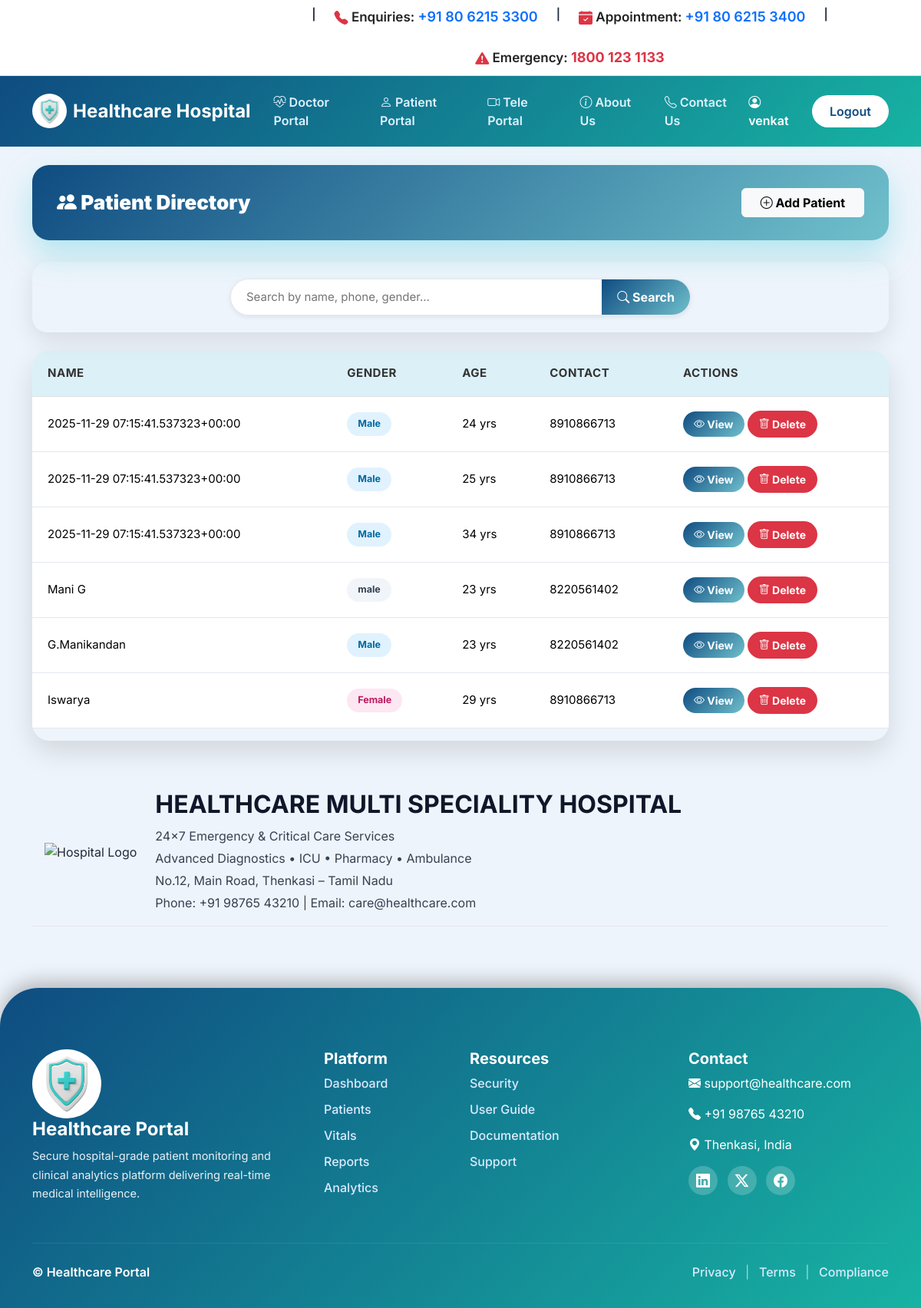
The app's page /patients/ (signed in), older data.
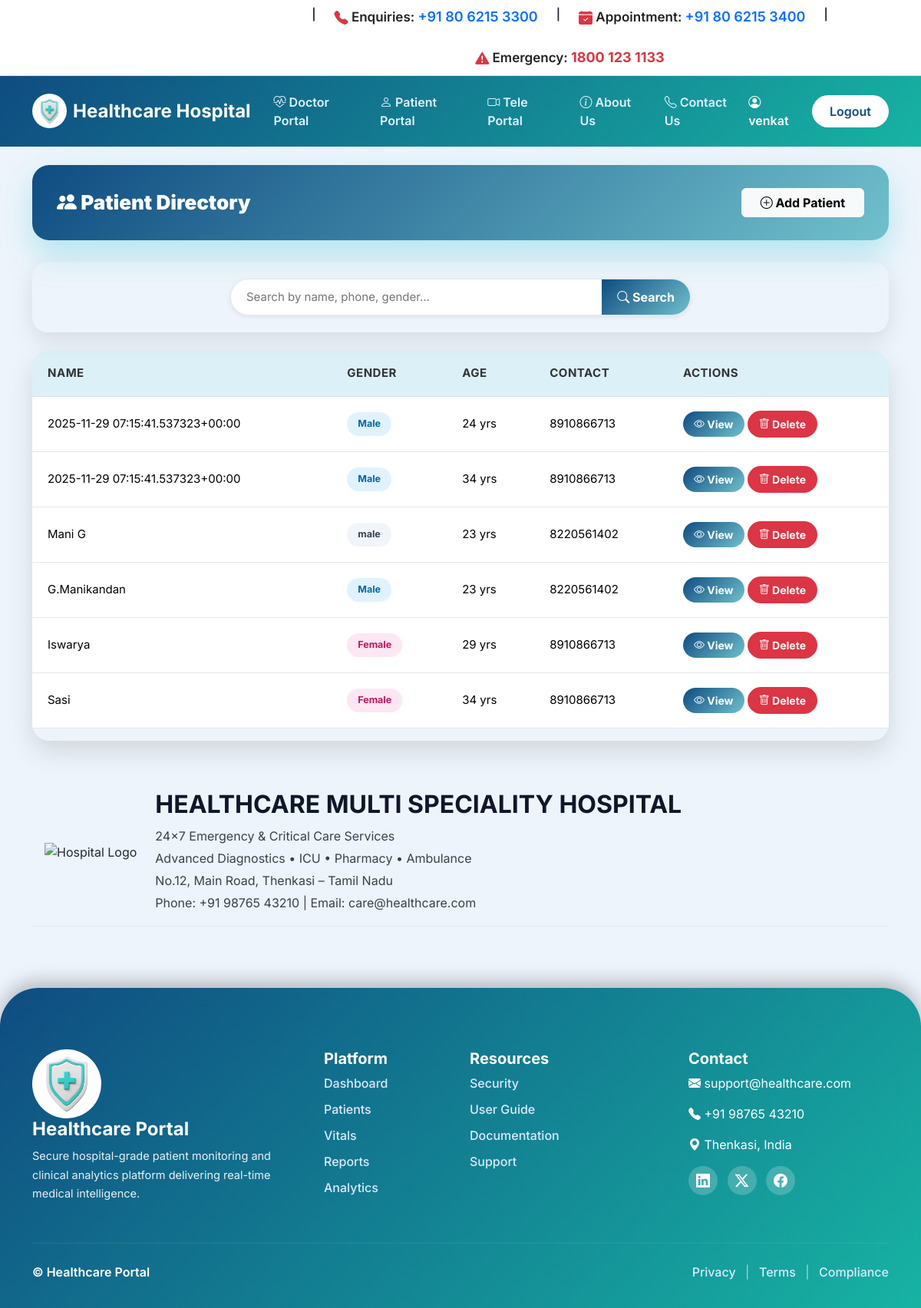
The same page, newer data.
### patients/models.py (models this page shows, shortened)
class Patient(models.Model):
    GENDER_CHOICES = [
        ('Male', 'Male'),
        ('Female', 'Female'),
        ('Other', 'Other')
    ]
    name = models.CharField(max_length=200)
    age = models.PositiveIntegerField()
    gender = models.CharField(max_length=10, choices=GENDER_CHOICES)
    contact = models.CharField(max_length=20)
    address = models.TextField()
    created_at = models.DateTimeField(default=timezone.now)

### patients/views.py (the view)
# urls.py: path('patients/', views.patient_list, name='patient_list'),
def patient_list(request):
    if not request.session.get("logged_in"):
        return redirect("login")
    search = request.GET.get("search", "")
    if search:
        patients = Patient.objects.filter(name__icontains=search) | \
                   Patient.objects.filter(contact__icontains=search) | \
                   Patient.objects.filter(gender__icontains=search)
    else:
        patients = Patient.objects.all()
    return render(request, "patient_list.html", {"patients": patients})

### patients/templates/patient_list.html (shortened to what this page needs)
{% extends "base.html" %}
{% load static %}
{% block content %}
<div class="page-header">
  <h2>
    <i class="bi bi-people-fill"></i> Patient Directory
  </h2>
  <a href="{% url 'patient_add' %}" class="btn btn-light fw-bold px-4">
    <i class="bi bi-plus-circle"></i> Add Patient
  </a>
</div>
<div class="action-bar">
  <form method="GET" class="search-wrapper">
    <input type="text"
           name="search"
           value="{{ request.GET.search }}"
           placeholder="Search by name, phone, gender...">
    <button type="submit"><i class="bi bi-search"></i> Search</button>
  </form>
</div>
<div class="table-container mt-4">
  <table class="table">
    <thead>
      <tr>
        <th>Name</th>
        <th>Gender</th>
        <th>Age</th>
        <th>Contact</th>
        <th>Actions</th>
      </tr>
    </thead>
    <tbody>
      {% for p in patients %}
      <tr>
        <td>{{ p.name }}</td>
        <td>
          {% if p.gender == 'Male' %}
            <span class="tag tag-male">Male</span>
          {% elif p.gender == 'Female' %}
            <span class="tag tag-female">Female</span>
          {% else %}
            <span class="tag tag-other">{{ p.gender }}</span>
          {% endif %}
        </td>
        <td>{{ p.age }} yrs</td>
        <td>{{ p.contact }}</td>
        <td>
          <a href="{% url 'patient_detail' p.id %}" class="btn btn-view">
            <i class="bi bi-eye"></i> View
          </a>
          <a href="{% url 'patient_delete' p.id %}"
             onclick="return confirm('Delete this patient permanently?');"
             class="btn btn-delete">
            <i class="bi bi-trash"></i> Delete
          </a>
        </td>
      </tr>
      {% empty %}
      <tr>
        <td colspan="5" class="text-center text-danger py-5">
          <i class="bi bi-exclamation-circle"></i> No Patients Found. Try adjusting your search or add a new patient.
        </td>
      </tr>
      {% endfor %}
    </tbody>
  </table>
</div>
<div class="d-flex align-items-center mb-5 mt-5 p-3"
     style="border-bottom:1px solid #e5e7eb;">
    <div class="me-4 flex-shrink-0">
        <img src="{% static 'images/pic15.jpg' %}"
             alt="Hospital Logo"
             style="
                width:480px;
                max-width:100%;
                height:auto;
             ">
    </div>
    <div>
        <h2 class="fw-bold mb-2" style="color:#0f172a;">
            HEALTHCARE MULTI SPECIALITY HOSPITAL
        </h2>
        <div style="font-size:16px; line-height:1.8; color:#374151;">
            24x7 Emergency & Critical Care Services<br>
            Advanced Diagnostics • ICU • Pharmacy • Ambulance<br>
            No.12, Main Road, Thenkasi – Tamil Nadu<br>
            Phone: +91 98765 43210 | Email: care@healthcare.com
        </div>
    </div>
</div>
{% endblock %}

Row changes from the older to the newer data that the page shows:
removed Patient: name "2025-11-29 07:15:41.537323+00:00", gender "Male", age "25", contact "8910866713"
added Patient: name "Sasi", gender "Female", age "34", contact "8910866713"
